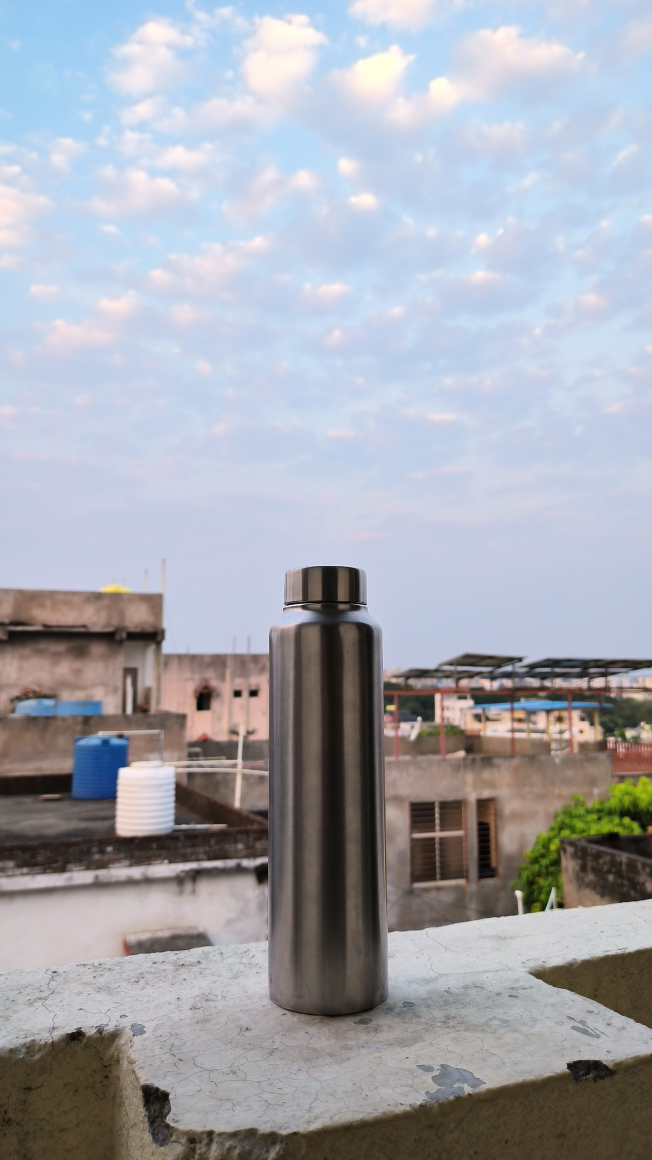
#> input picture bottle1.jpg, 2608 x 4640 px (shown at 1/4 size)
$ jupyter execute RANSAC.ipynb
#> lines starting #> are read from the running program, lines starting #| are printed output that depends on the picture
[cell 1]
import cv2
import numpy as np
import matplotlib.pyplot as plt

[cell 2]
# Load the two images in grayscale
img1_color = cv2.imread('bottle1.jpg')
#> img1_color is the input picture: shape (4640, 2608, 3); mean B, G, R 175.6, 167.5, 164.9
img2_color = cv2.imread('bottle2.jpg')
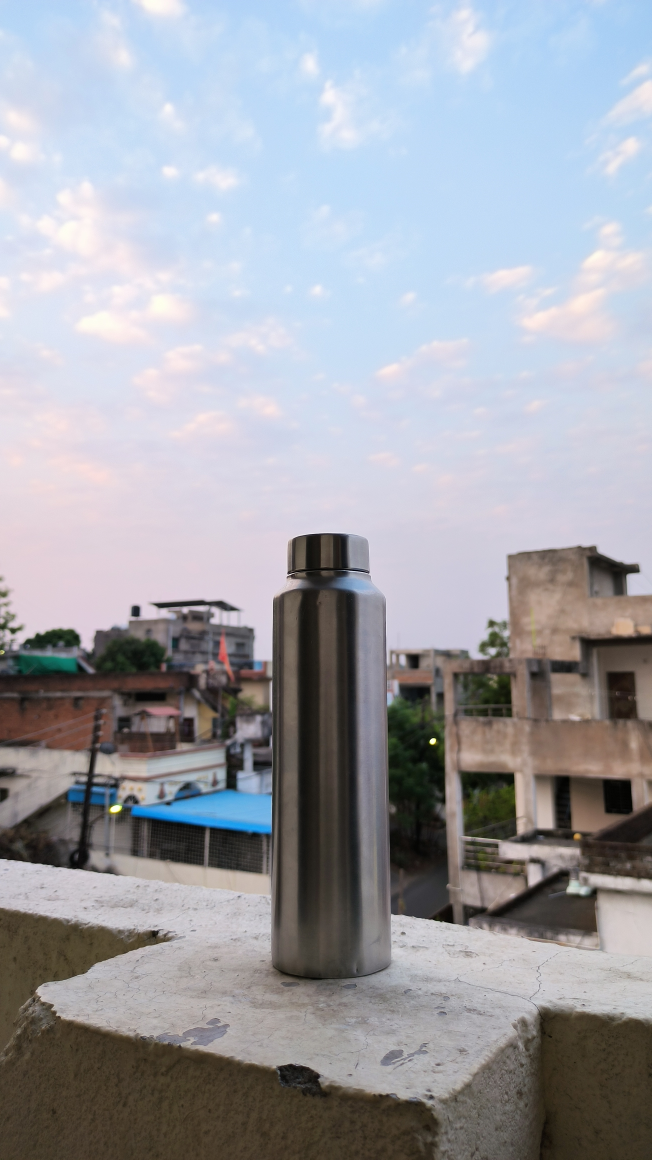
#> input picture bottle2.jpg, 2608 x 4640 px (shown at 1/4 size)
#> img2_color is the input picture: shape (4640, 2608, 3); mean B, G, R 168, 161, 159.4

img1 = cv2.cvtColor(img1_color, cv2.COLOR_BGR2GRAY)
img2 = cv2.cvtColor(img2_color, cv2.COLOR_BGR2GRAY)

plt.subplot(1, 2, 1)
plt.imshow(img1, cmap="gray")
plt.subplot(1, 2, 2)
plt.imshow(img2, cmap="gray")

[cell 3]
# Resize for better visualization (optional)
img1 = cv2.resize(img1, (600, int(img1.shape[0] * 600 / img1.shape[1])))
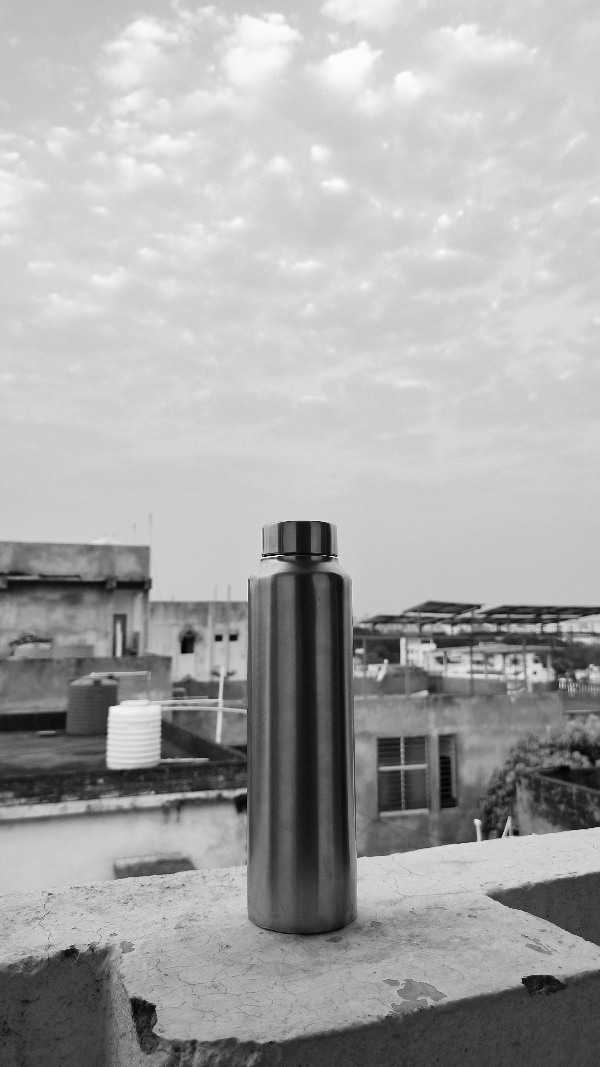
#> img1: shape (1067, 600); min 0, max 253, mean 167.5
img2 = cv2.resize(img2, (600, int(img2.shape[0] * 600 / img2.shape[1])))
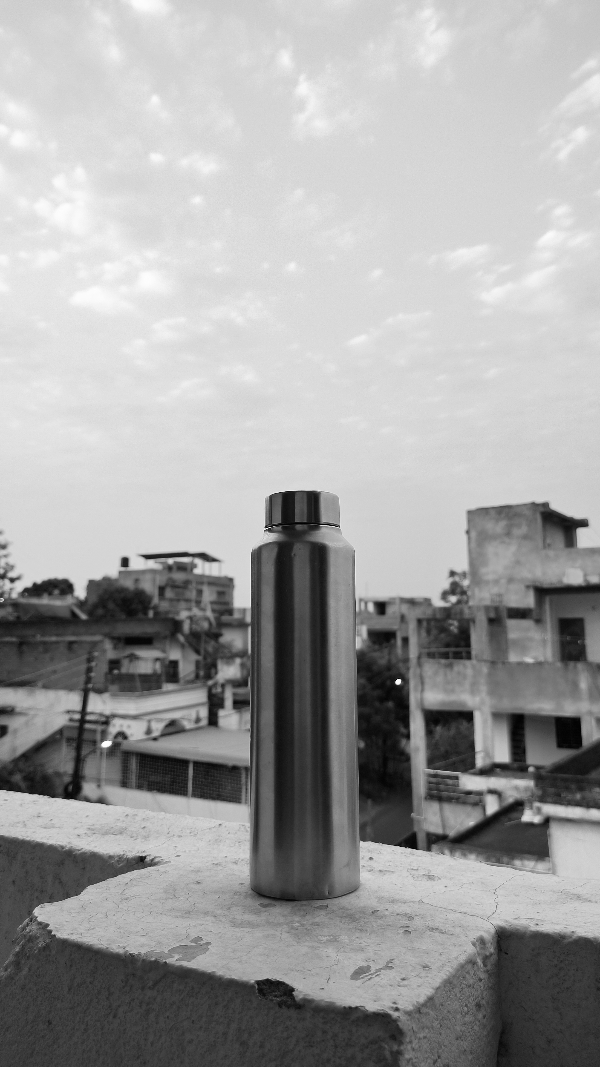
#> img2: shape (1067, 600); min 0, max 253, mean 161.2

[cell 4]
# Initialize ORB detector (or use AKAZE or SIFT if available)
orb = cv2.ORB_create(nfeatures=1000)

# Detect and compute descriptors
kp1, des1 = orb.detectAndCompute(img1, None)
#> kp1 = 1000 keypoints; strongest (x, y, size): (279, 558, 31), (500, 837, 31), (217, 639, 44.6), (500, 835, 37.2)
kp2, des2 = orb.detectAndCompute(img2, None)
#> kp2 = 1000 keypoints; strongest (x, y, size): (396, 682, 31), (397, 681, 44.6), (400, 682, 37.2), (398, 679, 37.2)

# Match descriptors using Brute Force Hamming matcher
bf = cv2.BFMatcher(cv2.NORM_HAMMING, crossCheck=False)
matches = bf.knnMatch(des1, des2, k=2)
#> matches = 1000 matches

[cell 5]
# Apply Lowe's ratio test
good = []
for m, n in matches:
    if m.distance < 0.75 * n.distance:
        good.append(m)
#> after the loop, good = 10 matches

[cell 6]
# Extract matched keypoints
if len(good) >= 10:
    src_pts = np.float32([kp1[m.queryIdx].pt for m in good]).reshape(-1, 1, 2)
#> src_pts = [[452, 626], [311, 551], [294, 549.6], [454.8, 632.4], [292.8, 556.8], [460.8, 630.7], [489.4, 895.8], [235.9, 674.8], [186.3, 863.5], [483.7, 605.6]]
    dst_pts = np.float32([kp2[m.trainIdx].pt for m in good]).reshape(-1, 1, 2)
#> dst_pts = [[247.1, 603.1], [295, 520], [280, 521], [295, 520], [280, 527], [295.2, 519.6], [141, 555], [243.7, 759.6], [141, 555], [181.6, 791.3]]

    # Apply RANSAC to filter outliers and compute homography
    H, mask = cv2.findHomography(src_pts, dst_pts, cv2.RANSAC, 5.0)
#> H = [[-0.72, -0.208, 297.8], [-1.21, -0.455, 551.7], [-0.0024, -0.00072, 1]]; mask = [0, 0, 1, 1, 1, 1, 0, 1, 0, 0]

    # Use mask to draw inliers only
    inliers = [good[i] for i in range(len(good)) if mask[i]]
#> inliers = 5 matches

    # Draw matches after RANSAC
    matched_img = cv2.drawMatches(img1, kp1, img2, kp2, inliers, None,
                                  flags=cv2.DrawMatchesFlags_NOT_DRAW_SINGLE_POINTS)
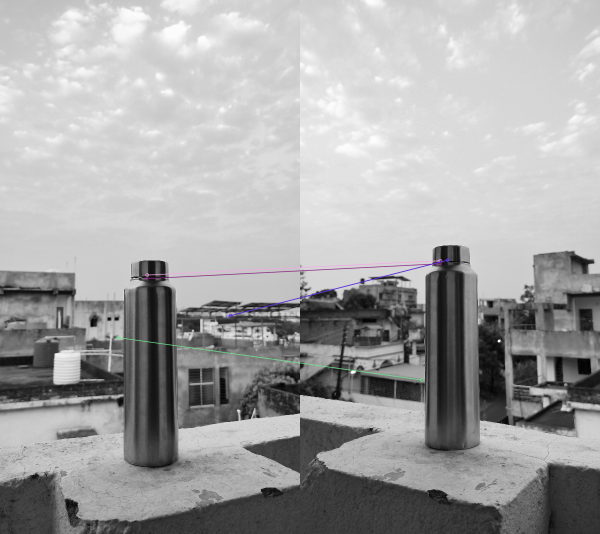
#> matched_img: shape (1067, 1200, 3) (shown at 1/2 size); mean of channels 0, 1, 2 164.4, 164.3, 164.3; drawn as B, G, R

    plt.figure(figsize=(20, 10))
    plt.imshow(matched_img)
    plt.title("Feature Matching with RANSAC (Inliers Only)")
    plt.axis('off')
    plt.show()

    # Optional: print transformation matrix
    print("Estimated Homography:\n", H)
#| Estimated Homography:
#|  [[-7.19869773e-01 -2.08495226e-01  2.97766804e+02]
#|  [-1.20713951e+00 -4.54522167e-01  5.51748540e+02]
#|  [-2.40098251e-03 -7.20076949e-04  1.00000000e+00]]

else:
    print("Not enough matches found - %d/%d" % (len(good), 10))

[cell 7]
if len(good) >= 10:
    src_pts = np.float32([kp1[m.queryIdx].pt for m in good]).reshape(-1, 1, 2)
    dst_pts = np.float32([kp2[m.trainIdx].pt for m in good]).reshape(-1, 1, 2)

    # Estimate homography using RANSAC
    H, mask = cv2.findHomography(src_pts, dst_pts, cv2.RANSAC, 5.0)

    # Warp img1 onto img2 using the homography
    height, width, _ = img2_color.shape
#> height = 4640; width = 2608
    warped_img1 = cv2.warpPerspective(img1_color, H, (width, height))
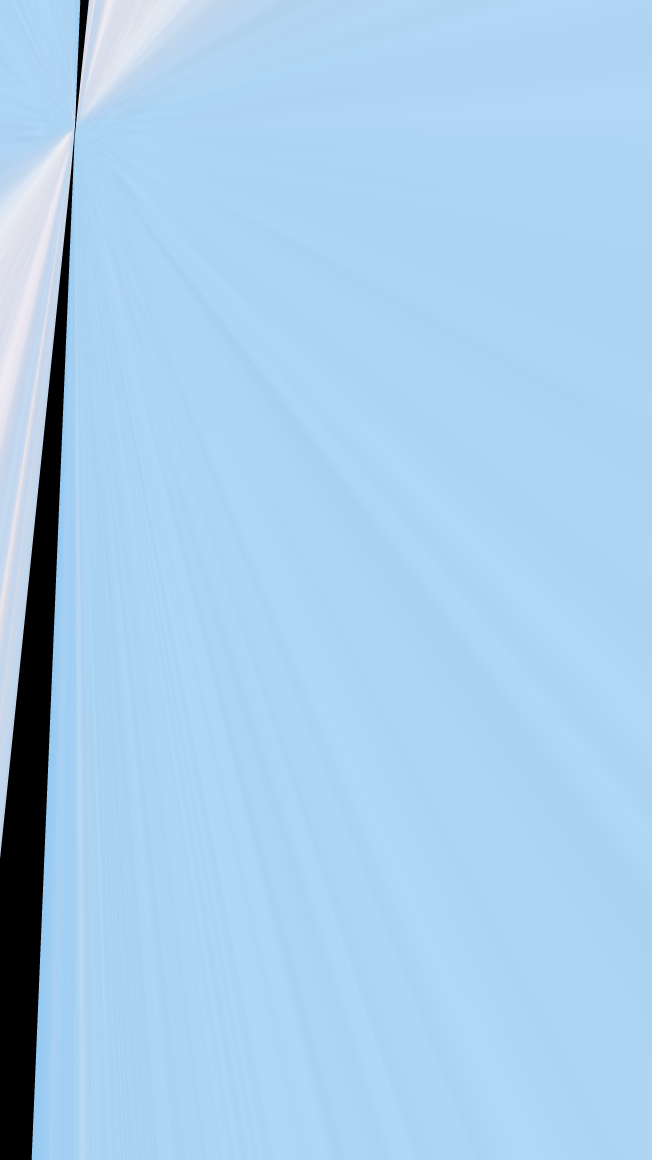
#> warped_img1: shape (4640, 2608, 3) (shown at 1/4 size); mean B, G, R 233.8, 204.5, 168

    # Overlay: blend both images for visualization
    blended = cv2.addWeighted(warped_img1, 0.5, img2_color, 0.5, 0)
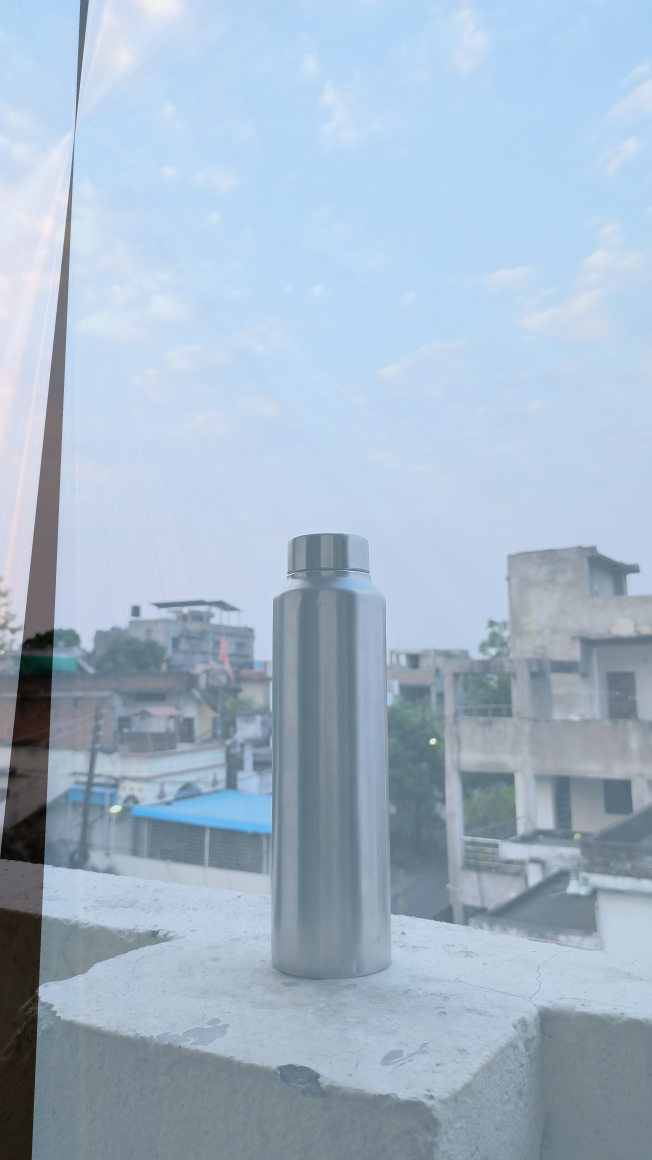
#> blended: shape (4640, 2608, 3) (shown at 1/4 size); mean B, G, R 200.9, 182.7, 163.7

    # Show all images
    plt.figure(figsize=(20, 10))

    plt.subplot(1, 3, 1)
    plt.imshow(cv2.cvtColor(img1_color, cv2.COLOR_BGR2RGB))
    plt.title("Original Image 1")
    plt.axis('off')

    plt.subplot(1, 3, 2)
    plt.imshow(cv2.cvtColor(warped_img1, cv2.COLOR_BGR2RGB))
    plt.title("Warped Image 1 (to Image 2)")
    plt.axis('off')

    plt.subplot(1, 3, 3)
    plt.imshow(cv2.cvtColor(blended, cv2.COLOR_BGR2RGB))
    plt.title("Blended Image")
    plt.axis('off')

    plt.tight_layout()
    plt.show()
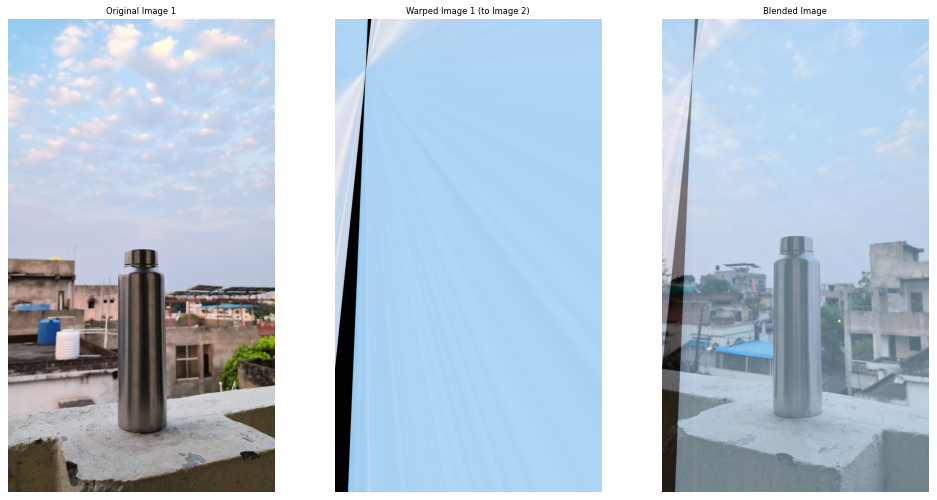
#> figure drawn by matplotlib, 3 panels

    print("Homography Matrix:\n", H)
#| Homography Matrix:
#|  [[-7.19869773e-01 -2.08495226e-01  2.97766804e+02]
#|  [-1.20713951e+00 -4.54522167e-01  5.51748540e+02]
#|  [-2.40098251e-03 -7.20076949e-04  1.00000000e+00]]

else:
    print("Not enough good matches found.")
